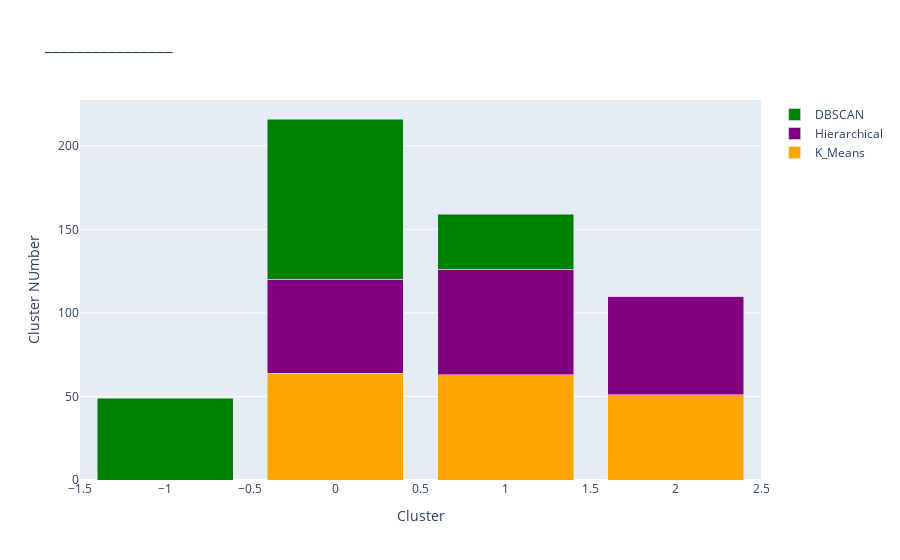

Notebook code cell kept with this figure:
### Code cell
trace1 = go.Bar(
    x=result.index,
    y=result['K_Means'],
    marker_color='orange',
    name='K_Means'
)

trace2 = go.Bar(
    x=result.index,
    y=result['Hierarchial'],
    marker_color='purple',
    name='Hierarchical'
)

trace3 = go.Bar(
    x=result.index,
    y=result['DBSCAN'],
    marker_color='green',
    name='DBSCAN'
)

data = [trace1, trace2, trace3]
layout = go.Layout(
    barmode='stack',
    title=" ________________",
    xaxis={
        'title':"Cluster",
    },
    yaxis={
        'title':"Cluster NUmber",
    }
)
figure=go.Figure(data=data,layout=layout)
py.offline.iplot(figure)

### Figure 1 — Plotly figure (JSON) as saved in the notebook; plotly's stock layout.template omitted (floating-point values rounded to 4 significant figures)
{"data": [{"marker": {"color": "orange"}, "name": "K_Means", "type": "bar", "x": [0, 1, 2, -1], "y": [64, 63, 51, 0]}, {"marker": {"color": "purple"}, "name": "Hierarchical", "type": "bar", "x": [0, 1, 2, -1], "y": [56, 63, 59, 0]}, {"marker": {"color": "green"}, "name": "DBSCAN", "type": "bar", "x": [0, 1, 2, -1], "y": [96, 33, 0, 49]}], "layout": {"barmode": "stack", "title": {"text": " ________________"}, "xaxis": {"title": {"text": "Cluster"}}, "yaxis": {"title": {"text": "Cluster NUmber"}}}}
